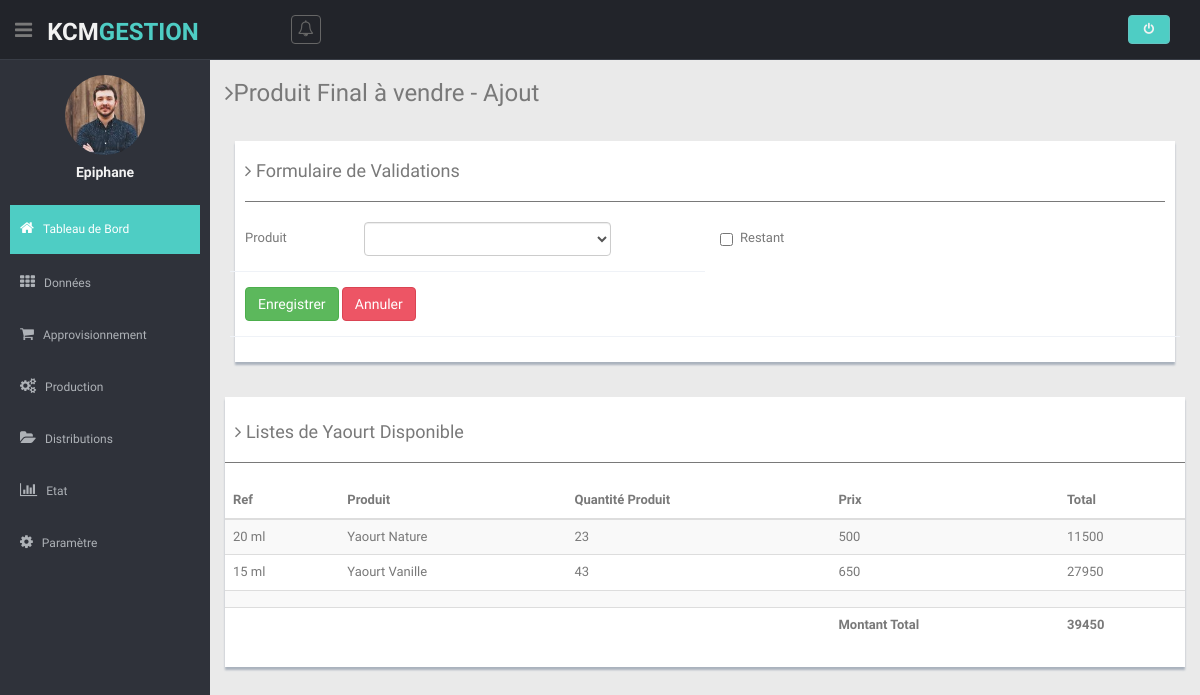
/views/signalProduit.php (signed in), run on the app's committed database.
### tables this page shows
CREATE TABLE `users` (
  `id_users` int(11) NOT NULL,
  `username` varchar(64) NOT NULL,
  `email` varchar(64) NOT NULL,
  `password` varchar(128) NOT NULL,
  `dateCreate` date DEFAULT NULL
);

CREATE TABLE `produits` (
  `id_prod` int(11) NOT NULL,
  `id_yaourt` int(11) NOT NULL,
  `quantite_pro` int(11) NOT NULL,
  `prix_produit` float NOT NULL,
  `niveauPro` varchar(16) NOT NULL,
  `user_create` varchar(16) DEFAULT NULL,
  `date_create` date DEFAULT NULL
);

CREATE TABLE `type_yaout` (
  `id_ty` int(11) NOT NULL,
  `ref_yaourt` varchar(64) NOT NULL,
  `nom_yaourt` varchar(64) NOT NULL,
  `user_create` varchar(64) DEFAULT NULL,
  `dateCreate` date NOT NULL
);

### models/modelLogin.php (called while the page is built, shortened)
<?php
class DemoLib
{
    public function UserDetails($user_id)
    {
        try {
            $db = dbConnect();
            $query = $db->prepare("SELECT id_users, username, email FROM users WHERE id_users=:id_users");
            $query->bindParam("id_users", $user_id, PDO::PARAM_STR);
            $query->execute();
            if ($query->rowCount() > 0) {
                return $query->fetch(PDO::FETCH_OBJ);
            }
        } catch (PDOException $e) {
            exit($e->getMessage());
        }
    }
}

### models/modelProduit.php (called while the page is built, shortened)
<?php
class ModelProduit
{
    public function getAllProduits()
    {
        try {
            $db = dbConnect();
            $query = $db->prepare("SELECT * FROM produits, type_yaout WHERE type_yaout.id_ty = produits.id_yaourt AND niveauPro LIKE '%no_finish%' ORDER BY nom_yaourt");
            $query->execute();
            return $query->fetchall(PDO::FETCH_OBJ);
        } catch (PDOException $e) {
            exit($e->getMessage());
        }
    }
}

### controller/controllerProduit.php (called while the page is built, shortened)
<?php
require  '../models/modelProduit.php';
$produits = new ModelProduit();
$allProds = $produits->getAllProduits();

### views/signalProduit.php (the view, shortened to what this page needs)
<?php $title = 'Produit';
require('head.php');
require('header.php');
require('sibar.php');
require('../controller/controllerProduit.php');
?>
<section class="wrapper">
    <h3><i class="fa fa-angle-right"></i>Produit Final à vendre - Ajout </h3>
    <div class="row mt">
        <div class="col-lg-12">
            <div class="form-panel">
                <h4><i class="fa fa-angle-right"></i> Formulaire de Validations</h4>
                <hr>
                <div class=" form">
                    <form class="cmxform form-horizontal style-form" id="commentForm" method="POST" action="../controller/controllerProduit.php">
                        <div class="row">
                            <div class="col-xs-6 col-sm-6">
                                <div class="form-group ">
                                    <label for="cname" class="control-label col-lg-3">Produit</label>
                                    <div class="col-lg-7">
                                        <select name="produit[]" class="form-control" onchange="selectIngrediant(this.value)">
                                            <option></option>
                                            <?php foreach ($allProds as $echoForeiKeyClt) : ?>
                                                <option value=" <?= $echoForeiKeyClt->id_prod; ?>"><?= $echoForeiKeyClt->ref_yaourt; ?> - <?= $echoForeiKeyClt->nom_yaourt; ?></option>
                                            <?php endforeach; ?>
                                        </select>
                                    </div>
                                </div>
                            </div>
                            <div class="col-xs-6 col-sm-6">
                                <div class="checkbox">
                                    <label>
                                        <input type="checkbox" name="restantPro">
                                        Restant
                                    </label>
                                </div>
                            </div>
                        </div>
                        <div class="form-group">
                            <div class="col-lg-offset col-lg-8">
                                <input class="btn btn-success" type="submit" name="ResteProduit" id="ResteProduit" value="Enregistrer" />
                                <button class="btn btn-theme04" onclick="document.location.reload()" type="reset">Annuler</button>
                            </div>
                        </div>
                    </form>
                </div>
            </div>
        </div>
    </div>
    <div class="row mt">
        <div class="col-md-12">
            <div class="content-panel">
                <h4><i class="fa fa-angle-right"></i> Listes de Yaourt Disponible</h4>
                <hr>
                <table class="table table-striped table-advance table-hover">
                    <thead>
                        <tr>
                            <th>Ref</th>
                            <th>Produit</th>
                            <th>Quantité Produit</th>
                            <th>Prix</th>
                            <th>Total</th>
                        </tr>
                    </thead>
                    <tbody>
                        <?php
                        $som = 0;
                        foreach ($allProds as $echoLirePro) :; ?>
                            <tr>
                                <td><?= $echoLirePro->ref_yaourt; ?></td>
                                <td><?= $echoLirePro->nom_yaourt; ?></td>
                                <td><?= $echoLirePro->quantite_pro; ?></td>
                                <td><?= $echoLirePro->prix_produit; ?></td>
                                <td><?= $echoLirePro->quantite_pro * $echoLirePro->prix_produit;
                                    $som = $echoLirePro->quantite_pro * $echoLirePro->prix_produit + $som;
                                    ?></td>
                            </tr>
                        <?php endforeach; ?>
                        <tr>
                            <th></th>
                            <th></th>
                            <th></th>
                            <th></th>
                            <th></th>
                        </tr>
                        <tr>
                            <th></th>
                            <th></th>
                            <th></th>
                            <th>Montant Total</th>
                            <th><?= $som; ?></th>
                        </tr>
                    </tbody>
                </table>
            </div>
        </div>
    </div>
</section>
</section>
</body>
</html>

### views/sibar.php (shortened to what this page needs)
<aside>
  <div id="sidebar" class="nav-collapse ">
    <ul class="sidebar-menu" id="nav-accordion">
      <p class="centered"><a href="profile.html"><img src="img/ui-sam.jpg" class="img-circle" width="80"></a></p>
      <h5 class="centered"><?= $user->username;
                            ?></h5>
      <li class="mt">
        <a class="active" href="accueil.php">
          <i class="fa fa-home"></i>
          <span>Tableau de Bord</span>
        </a>
      </li>
      <li class="sub-menu">
        <a href="javascript:;">
          <i class="fa fa-th"></i>
          <span>Données</span>
        </a>
      </li>
      <li class="sub-menu">
        <a href="javascript:;">
          <i class="fa fa-shopping-cart"></i>
          <span>Approvisionnement</span>
        </a>
      </li>
      <li class="sub-menu">
        <a href="javascript:;">
          <i class="fa fa-cogs"></i>
          <span>Production</span>
        </a>
      </li>
      <li class="sub-menu">
        <a href="javascript:;">
          <i class="fa fa-folder-open"></i>
          <span>Distributions</span>
        </a>
      </li>
      <li class="sub-menu">
        <a href="javascript:;">
          <i class="fa fa-bar-chart-o"></i>
          <span>Etat</span>
        </a>
      </li>
      <li class="sub-menu">
        <a href="javascript:;">
          <i class="fa fa-cog"></i>
          <span>Paramètre</span>
        </a>
      </li>
    </ul>
  </div>
</aside>
<section id="main-content">

### views/css/style.css (style rules this page uses)
body { color: #797979; background: #eaeaea; font-family: 'Ruda', sans-serif; padding: 0px !important; margin: 0px !important; font-size:13px; }
ul li { list-style: none; }
a, a:hover, a:focus { text-decoration: none; outline: none; }
.btn-theme04 { color: #fff; background-color: #ed5565; border-color: #da4453; }
hr { margin-top: 20px; margin-bottom: 20px; border: 0; border-top: 1px solid #797979; }
.centered { text-align: center; }
.mt { margin-top: 25px; }
#sidebar { width: 210px; height: 100%; position: fixed; background: #2f323a; }
#sidebar h5 { color: #f2f2f2; font-weight: 700; }
#sidebar ul li { position: relative; }
ul.sidebar-menu , ul.sidebar-menu li ul.sub { margin: -2px 0 0; padding: 0; }
ul.sidebar-menu { margin-top: 75px; }
ul.sidebar-menu li { margin-bottom: 5px; margin-left:10px; margin-right:10px; }
ul.sidebar-menu li.sub-menu { line-height: 15px; }
ul.sidebar-menu li a span { display: inline-block; }
ul.sidebar-menu li a { color: #aeb2b7; text-decoration: none; display: block; padding: 15px 0 15px 10px; font-size: 12px; outline: none; -webkit-transition: all 0.3s ease; -moz-transition: all 0.3s ease; -o-transition: all 0.3s ease; -ms-transition: all 0.3s ease; transition: all 0.3s ease; }
ul.sidebar-menu li a.active, ul.sidebar-menu li a:hover, ul.sidebar-menu li a:focus { background: #4ECDC4; color: #fff; display: block; -webkit-transition: all 0.3s ease; -moz-transition: all 0.3s ease; -o-transition: all 0.3s ease; -ms-transition: all 0.3s ease; transition: all 0.3s ease; }
ul.sidebar-menu li a i { font-size: 15px; padding-right: 6px; }
ul.sidebar-menu li a.active i { color: #fff; }
#main-content { margin-left: 210px; }
.wrapper { display: inline-block; margin-top: 60px; padding-left: 15px; padding-right: 15px; padding-bottom: 15px; padding-top: 0px; width: 100%; }
.content-panel { background: #ffffff; box-shadow: 0px 3px 2px #aab2bd; padding-top: 15px; padding-bottom: 5px; }
.content-panel h4 { margin-left: 10px; }
.form-panel { background: #ffffff; margin: 10px; padding: 10px; box-shadow: 0px 3px 2px #aab2bd; text-align: left; }
label { font-weight: 400; }
.form-horizontal.style-form .form-group { border-bottom: 1px solid #eff2f7; padding-bottom: 15px; margin-bottom: 15px; }
@media (min-width: 768px) { .form-horizontal .control-label { text-align: left; } }

### data on the page
users: username "Epiphane"
produits: id_yaourt.ref_yaourt "20 ml", id_yaourt.nom_yaourt "Yaourt Nature", quantite_pro "23", prix_produit "500", $echoLirePro->quantite_pro * $echoLirePro->prix_produit "11500"
produits: id_yaourt.ref_yaourt "15 ml", id_yaourt.nom_yaourt "Yaourt Vanille", quantite_pro "43", prix_produit "650", $echoLirePro->quantite_pro * $echoLirePro->prix_produit "27950"

### other printed values
$som "39450"
